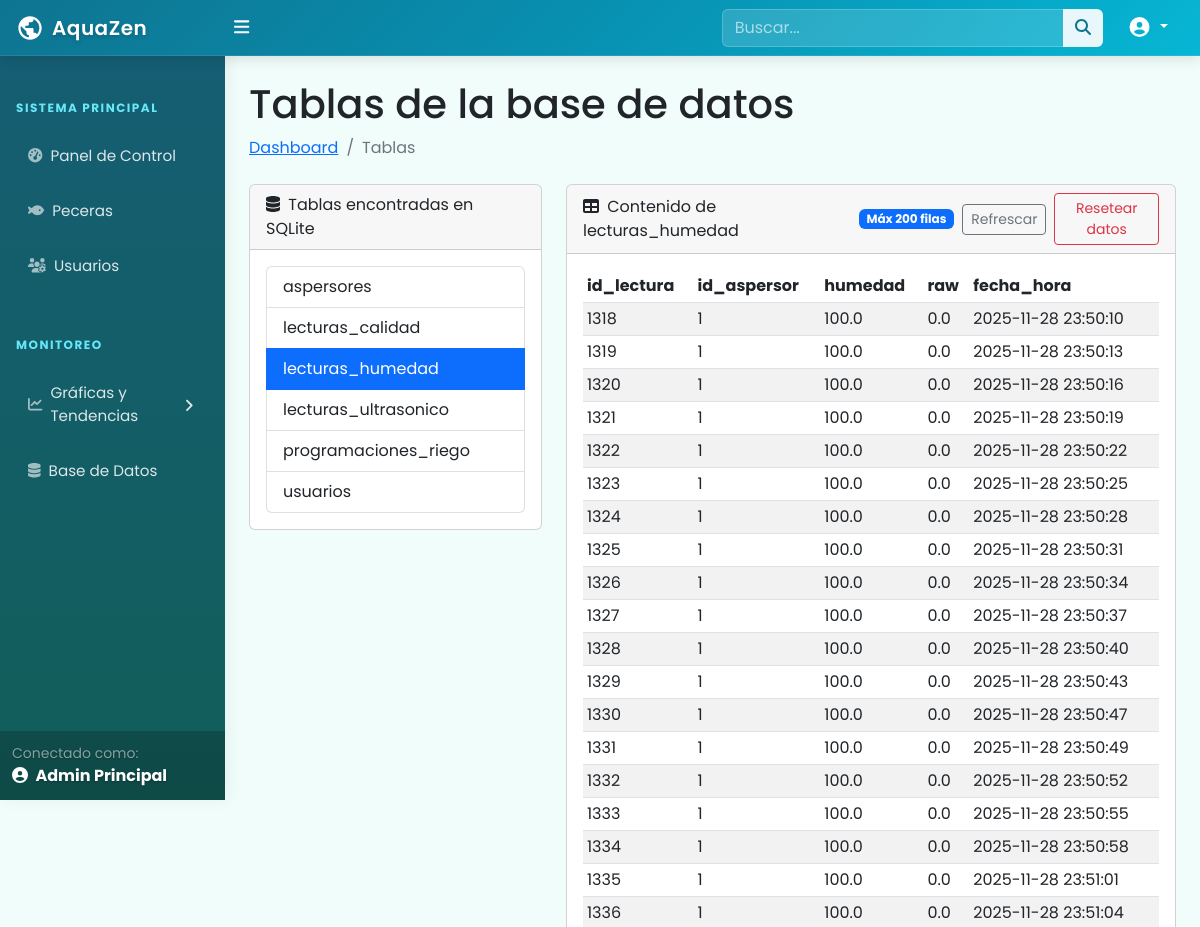
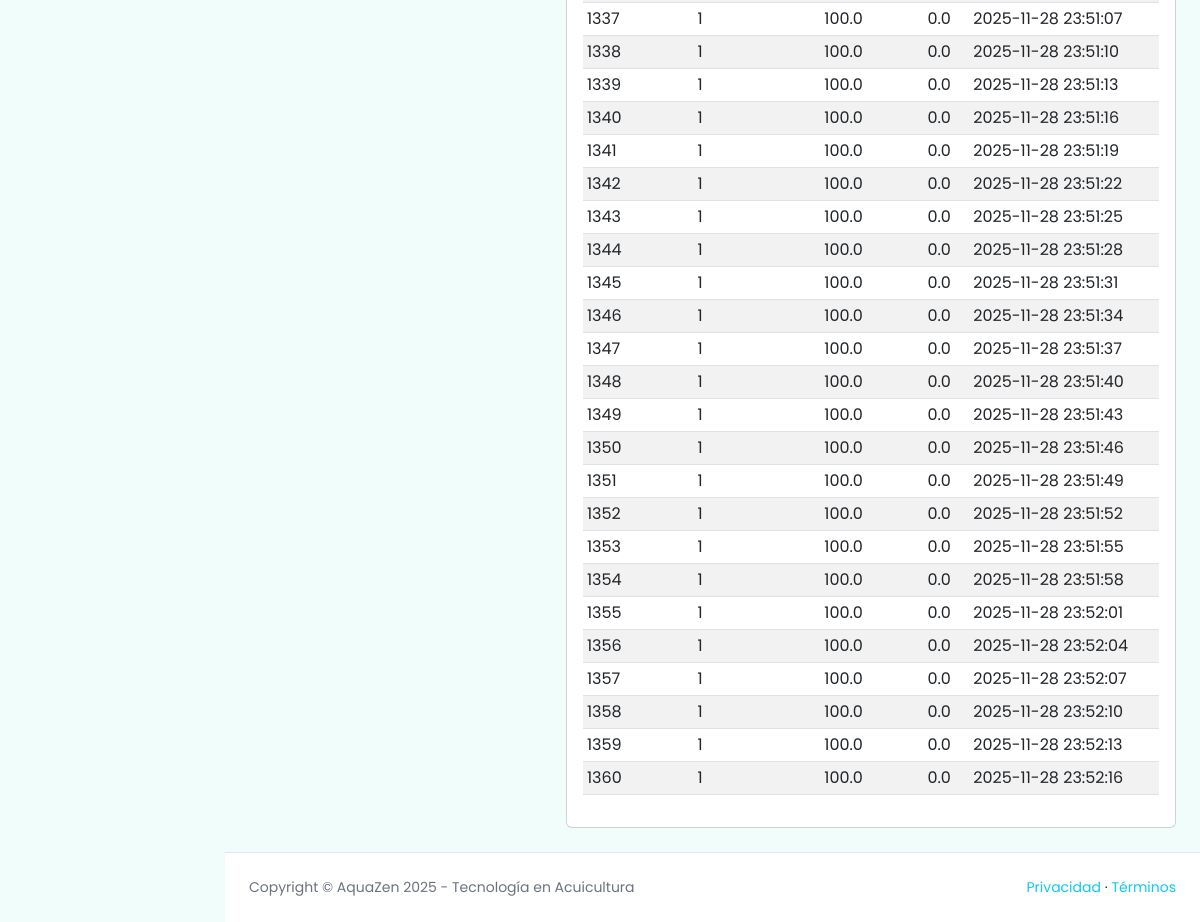
Screenshot of /tables?table=lecturas_humedad (signed in) with the database file from the repository (2 pictures, top to bottom).
### tables this page shows
CREATE TABLE lecturas_humedad (
                id_lectura INTEGER PRIMARY KEY AUTOINCREMENT,
                id_aspersor INTEGER NOT NULL,
                humedad REAL,
                raw REAL,
                fecha_hora DATETIME DEFAULT CURRENT_TIMESTAMP,
                FOREIGN KEY (id_aspersor) REFERENCES aspersores(id_aspersor) ON DELETE CASCADE
            );

### app.py (the view)
@app.route('/tables')
def tables():
    if 'id_usuario' not in session or session.get('tipo_usuario') != 'admin':
        flash('Acceso restringido a administradores.', 'error')
        return redirect(url_for('dashboard'))
    connection = get_db_connection()
    tablas = []
    selected_table = request.args.get('table')
    columnas = []
    filas = []
    if connection:
        cursor = connection.cursor()
        cursor.execute("""
            SELECT name
            FROM sqlite_master
            WHERE type='table' AND name NOT LIKE 'sqlite_%'
            ORDER BY name
        """)
        tablas = [row['name'] for row in cursor.fetchall()]
        if selected_table in tablas:
            try:
                cursor.execute(f"PRAGMA table_info({selected_table})")
                columnas = [row['name'] for row in cursor.fetchall()]
                cursor.execute(f"SELECT * FROM {selected_table} LIMIT 200")
                filas = cursor.fetchall()
            except Exception as e:
                print(f"Error al consultar tabla {selected_table}: {e}")
        cursor.close()
        connection.close()
    return render_template('tables.html',
                           tablas=tablas,
                           selected_table=selected_table if selected_table in tablas else None,
                           columnas=columnas,
                           filas=filas)

### app.py (called while the page is built)
@app.context_processor
def inject_user_context():
    return {
        'tipo_usuario': session.get('tipo_usuario'),
        'nombre_usuario': session.get('nombre_usuario'),
        'camera_default_url': CAMERA_DEFAULT_URL
    }

def get_db_connection():
    try:
        connection = sqlite3.connect(DATABASE)
        connection.row_factory = sqlite3.Row  # Para acceder a columnas por nombre
        return connection
    except Exception as e:
        print(f"Error al conectar a la base de datos: {e}")
        return None

### templates/tables.html (shortened to what this page needs)
{% extends "base2.html" %}
{% block content %}
<div class="container-fluid px-4">
    <h1 class="mt-4">Tablas de la base de datos</h1>
    <ol class="breadcrumb mb-4">
        <li class="breadcrumb-item"><a href="{{ url_for('index') }}">Dashboard</a></li>
        <li class="breadcrumb-item active">Tablas</li>
    </ol>
    <div class="row">
        <div class="col-lg-4">
            <div class="card mb-4">
                <div class="card-header">
                    <i class="fas fa-database me-1"></i>
                    Tablas encontradas en SQLite
                </div>
                <div class="card-body">
                    {% if tablas %}
                    <div class="list-group">
                        {% for t in tablas %}
                        <a class="list-group-item list-group-item-action {% if selected_table == t %}active{% endif %}"
                           href="{{ url_for('tables', table=t) }}">
                            {{ t }}
                        </a>
                        {% endfor %}
                    </div>
                    {% else %}
                    <p class="mb-0">No se encontraron tablas.</p>
                    {% endif %}
                </div>
            </div>
        </div>
        <div class="col-lg-8">
            <div class="card mb-4">
                <div class="card-header d-flex justify-content-between align-items-center">
                    <span>
                        <i class="fas fa-table me-1"></i>
                        {% if selected_table %}Contenido de {{ selected_table }}{% else %}Selecciona una tabla{% endif %}
                    </span>
                    {% if selected_table %}
                    <div class="d-flex align-items-center gap-2">
                        <span class="badge bg-primary">Máx 200 filas</span>
                        <a class="btn btn-sm btn-outline-secondary" href="{{ url_for('tables', table=selected_table) }}">Refrescar</a>
                        {% if selected_table in ['datos_sensores','lecturas_humedad','lecturas_ultrasonico','lecturas_calidad'] %}
                        <form method="post" action="
                            {% if selected_table == 'datos_sensores' %}
                                {{ url_for('reset_datos_sensores') }}
                            {% else %}
                                {{ url_for('reset_lecturas', sensor_table=selected_table) }}
                            {% endif %}
                        " onsubmit="return confirm('¿Eliminar todos los registros de {{ selected_table }}?');">
                            <button type="submit" class="btn btn-sm btn-outline-danger">Resetear datos</button>
                        </form>
                        {% endif %}
                    </div>
                    {% endif %}
                </div>
                <div class="card-body">
                    {% if selected_table %}
                        {% if filas %}
                        <div class="table-responsive">
                            <table class="table table-striped table-sm align-middle">
                                <thead>
                                    <tr>
                                        {% for col in columnas %}
                                        <th>{{ col }}</th>
                                        {% endfor %}
                                    </tr>
                                </thead>
                                <tbody>
                                    {% for row in filas %}
                                    <tr>
                                        {% for col in columnas %}
                                        <td>{{ row[col] }}</td>
                                        {% endfor %}
                                    </tr>
                                    {% endfor %}
                                </tbody>
                            </table>
                        </div>
                        {% else %}
                        <p class="mb-0">La tabla está vacía.</p>
                        {% endif %}
                    {% else %}
                        <p class="mb-0">Selecciona una tabla de la lista para ver sus registros.</p>
                    {% endif %}
                </div>
            </div>
        </div>
    </div>
</div>
{% endblock %}

### static/css/aquazen-theme.css (style rules this page uses)
:root { --ocean-deep: #0c4a6e; --ocean-primary: #0e7490; --ocean-secondary: #0891b2; --ocean-light: #06b6d4; --ocean-bright: #67e8f9; --ocean-mist: #cffafe; --ocean-foam: #f0fdfa; --ocean-success: #10b981; --ocean-warning: #fbbf24; --ocean-danger: #ef4444; --ocean-text-dark: #164e63; --ocean-text-light: #0891b2; }

### templates/base2.html (style rules this page uses)
body { font-family: 'Poppins', sans-serif; background-color: #f0fdfa; }

### rows the page displays
lecturas_humedad: id_lectura "1318" "1" "100.0" "0.0" "2025-11-28 23:50:10"
lecturas_humedad: id_lectura "1319" "1" "100.0" "0.0" "2025-11-28 23:50:13"
lecturas_humedad: id_lectura "1320" "1" "100.0" "0.0" "2025-11-28 23:50:16"
lecturas_humedad: id_lectura "1321" "1" "100.0" "0.0" "2025-11-28 23:50:19"
lecturas_humedad: id_lectura "1322" "1" "100.0" "0.0" "2025-11-28 23:50:22"
lecturas_humedad: id_lectura "1323" "1" "100.0" "0.0" "2025-11-28 23:50:25"
lecturas_humedad: id_lectura "1324" "1" "100.0" "0.0" "2025-11-28 23:50:28"
lecturas_humedad: id_lectura "1325" "1" "100.0" "0.0" "2025-11-28 23:50:31"
lecturas_humedad: id_lectura "1326" "1" "100.0" "0.0" "2025-11-28 23:50:34"
lecturas_humedad: id_lectura "1327" "1" "100.0" "0.0" "2025-11-28 23:50:37"
lecturas_humedad: id_lectura "1328" "1" "100.0" "0.0" "2025-11-28 23:50:40"
lecturas_humedad: id_lectura "1329" "1" "100.0" "0.0" "2025-11-28 23:50:43"
lecturas_humedad: id_lectura "1330" "1" "100.0" "0.0" "2025-11-28 23:50:47"
lecturas_humedad: id_lectura "1331" "1" "100.0" "0.0" "2025-11-28 23:50:49"
lecturas_humedad: id_lectura "1332" "1" "100.0" "0.0" "2025-11-28 23:50:52"
lecturas_humedad: id_lectura "1333" "1" "100.0" "0.0" "2025-11-28 23:50:55"
lecturas_humedad: id_lectura "1334" "1" "100.0" "0.0" "2025-11-28 23:50:58"
lecturas_humedad: id_lectura "1335" "1" "100.0" "0.0" "2025-11-28 23:51:01"
lecturas_humedad: id_lectura "1336" "1" "100.0" "0.0" "2025-11-28 23:51:04"
lecturas_humedad: id_lectura "1337" "1" "100.0" "0.0" "2025-11-28 23:51:07"
lecturas_humedad: id_lectura "1338" "1" "100.0" "0.0" "2025-11-28 23:51:10"
lecturas_humedad: id_lectura "1339" "1" "100.0" "0.0" "2025-11-28 23:51:13"
lecturas_humedad: id_lectura "1340" "1" "100.0" "0.0" "2025-11-28 23:51:16"
lecturas_humedad: id_lectura "1341" "1" "100.0" "0.0" "2025-11-28 23:51:19"
lecturas_humedad: id_lectura "1342" "1" "100.0" "0.0" "2025-11-28 23:51:22"
lecturas_humedad: id_lectura "1343" "1" "100.0" "0.0" "2025-11-28 23:51:25"
lecturas_humedad: id_lectura "1344" "1" "100.0" "0.0" "2025-11-28 23:51:28"
lecturas_humedad: id_lectura "1345" "1" "100.0" "0.0" "2025-11-28 23:51:31"
lecturas_humedad: id_lectura "1346" "1" "100.0" "0.0" "2025-11-28 23:51:34"
lecturas_humedad: id_lectura "1347" "1" "100.0" "0.0" "2025-11-28 23:51:37"
lecturas_humedad: id_lectura "1348" "1" "100.0" "0.0" "2025-11-28 23:51:40"
lecturas_humedad: id_lectura "1349" "1" "100.0" "0.0" "2025-11-28 23:51:43"
lecturas_humedad: id_lectura "1350" "1" "100.0" "0.0" "2025-11-28 23:51:46"
lecturas_humedad: id_lectura "1351" "1" "100.0" "0.0" "2025-11-28 23:51:49"
lecturas_humedad: id_lectura "1352" "1" "100.0" "0.0" "2025-11-28 23:51:52"
lecturas_humedad: id_lectura "1353" "1" "100.0" "0.0" "2025-11-28 23:51:55"
lecturas_humedad: id_lectura "1354" "1" "100.0" "0.0" "2025-11-28 23:51:58"
lecturas_humedad: id_lectura "1355" "1" "100.0" "0.0" "2025-11-28 23:52:01"
lecturas_humedad: id_lectura "1356" "1" "100.0" "0.0" "2025-11-28 23:52:04"
lecturas_humedad: id_lectura "1357" "1" "100.0" "0.0" "2025-11-28 23:52:07"
lecturas_humedad: id_lectura "1358" "1" "100.0" "0.0" "2025-11-28 23:52:10"
lecturas_humedad: id_lectura "1359" "1" "100.0" "0.0" "2025-11-28 23:52:13"
lecturas_humedad: id_lectura "1360" "1" "100.0" "0.0" "2025-11-28 23:52:16"

### other values shown
{{ nombre_usuario }} "Admin Principal"
{{ t }} "aspersores" "lecturas_calidad" "lecturas_humedad" "lecturas_ultrasonico" "programaciones_riego" "usuarios"
{{ selected_table }} "lecturas_humedad"
{{ col }} "id_lectura" "id_aspersor" "humedad" "raw" "fecha_hora"
